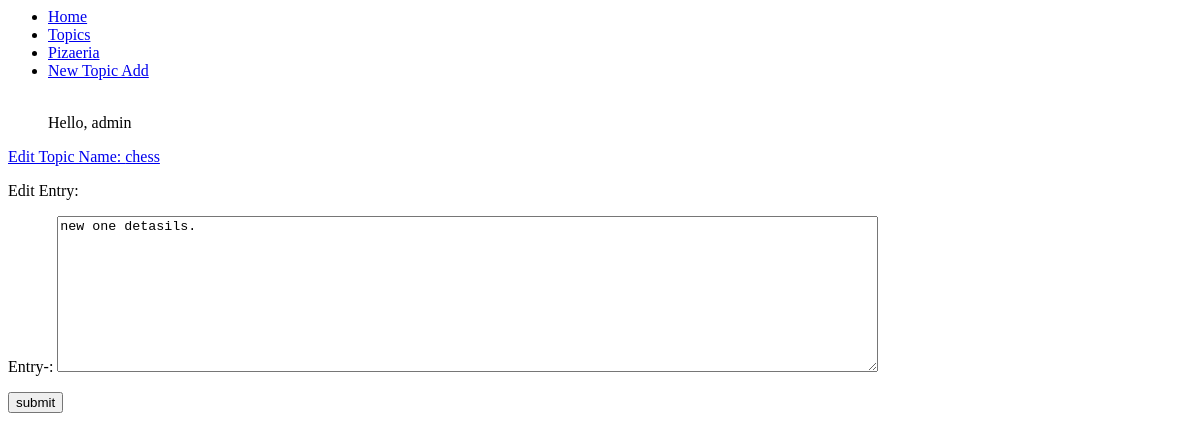
The app's page /edit_entry/4/ (signed in), older data.
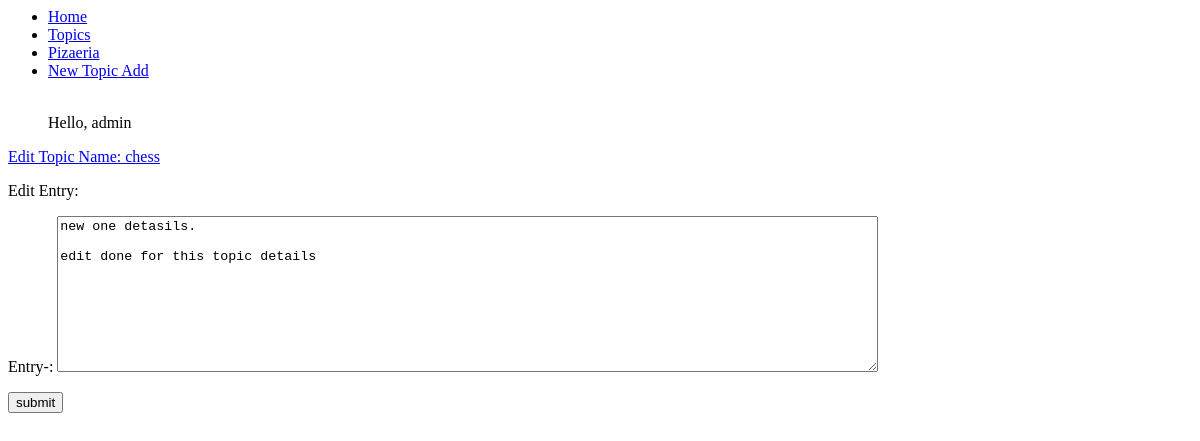
The same page, newer data.
### learning_logs/models.py (models this page shows, shortened)
class Entry(models.Model):
    topic = models.ForeignKey(Topic, on_delete=models.CASCADE)
    text = models.TextField()
    date_added = models.DateTimeField(auto_now_add = True)
    class Meta:
        verbose_name_plural = 'entries'

### learning_logs/views.py (the view)
# urls.py: path('edit_entry/<int:entry_id>/', views.edit_entry, name='edit_entry'),
def edit_entry(request, entry_id):
    entry = Entry.objects.get(id=entry_id)
    topic_filed = entry.topic #topic means Topic model topic field name.
    if request.method != 'POST':
        form = EntryForm(instance=entry) #Entryform is forms.py class
    else:
        form = EntryForm(instance=entry, data = request.POST) #Entryform is forms.py class
        if form.is_valid():
            form.save()
            return redirect('learning_logs:topic', topic_id=topic.id)
    context = {'entry': entry, 'topic':topic_filed, 'form':form}
    return render(request, 'edit_entry.html', context)

### learning_logs/forms.py
class EntryForm(forms.ModelForm):
    class Meta:
        model = Entry
        fields = ['text']
        labels = {'text':'Entry-'}
        widgets = {'text':forms.Textarea(
            attrs={'cols': 100}
        )}

### learning_logs/models.py (called while the page is built)
    def __str__(self):
        return self.text

### learning_logs/templates/edit_entry.html (shortened to what this page needs)
{% extends 'base.html' %}
{% block content %}
<p><a href = "{% url 'learning_logs:topic' topic.id %}">Edit Topic Name: {{ topic }}</a></p>
<p>Edit Entry: </p>
<form action="{% url 'learning_logs:edit_entry' entry.id %}" method="post">
    {{ form.as_p }}
    <button name = 'submit'>submit</button>
</form>
{% endblock content %}

Row changes from the older to the newer data that the page shows:
changed Entry: text "new one detasils." → "new one detasils. edit done for this topic details"
